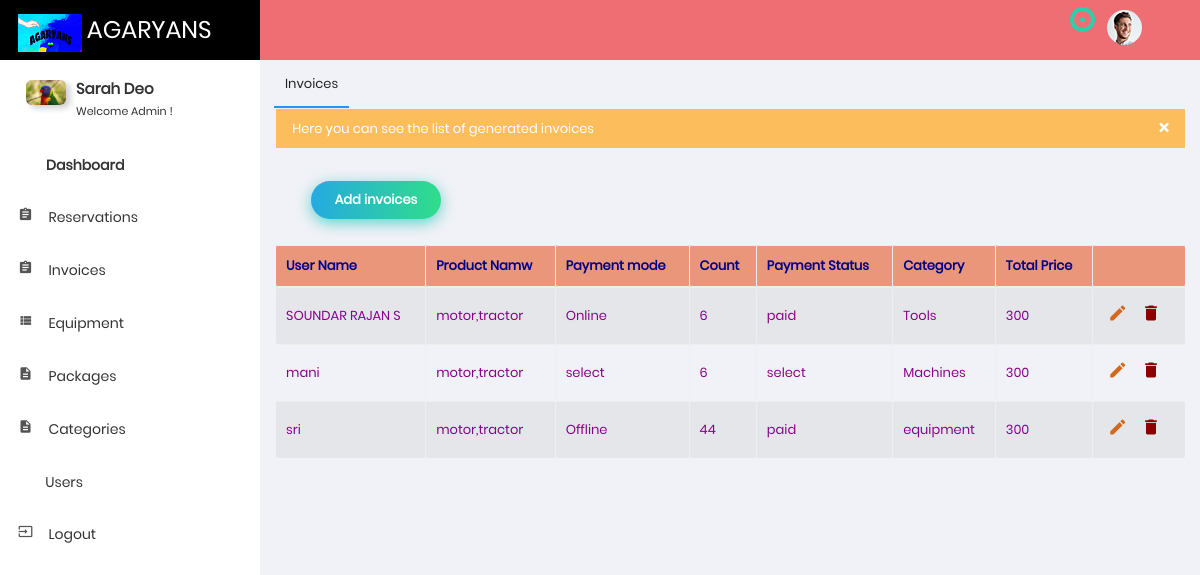
/invo, run on the app's committed database.
### sub_part/models.py (models this page shows, shortened)
class invoice(models.Model):
    name=models.CharField(max_length=100)
    product=models.CharField(max_length=1000)
    payment=models.CharField(max_length=1000)
    count=models.CharField(max_length=1000)
    status=models.CharField(max_length=1000)
    category=models.CharField(max_length=1000)
    price=models.CharField(max_length=1000)

### sub_part/views.py (the view)
# urls.py: path('invo',views.invo,name='invo'),
def invo(request):
    ex7=invoice.objects.all()
    return render(request,'invo.html',{'ex7':ex7})

### template/invo.html (shortened to what this page needs)
{% load static %}
<!DOCTYPE html>
<html lang="en">
<head>
   <link href="{% static 'assets/css/app.min.css' %}" rel="stylesheet">
   <link href="{% static 'assets/css/style.css' %}" rel="stylesheet" />
   <link href="{% static 'assets/css/styles/all-themes.css' %}" rel="stylesheet" />
</head>
<body class="light">
    <nav class="navbar">
        <div class="container-fluid">
            <div class="navbar-header">
                <a class="navbar-brand" href="{% url 'ind' %}">
                    <img src="{% static 'assets/images/logo.png' %}" alt="" />
                    <span class="logo-name">AGARYANS</span>
                </a>
            </div>
            <div class="collapse navbar-collapse" id="navbar-collapse">
                <ul class="nav navbar-nav navbar-left">
                    <li>
                        <a href="#" onClick="return false;" class="sidemenu-collapse">
                            <i class="nav-hdr-btn ti-align-left"></i>
                        </a>
                    </li>
                </ul>
                <ul class="nav navbar-nav navbar-right">
                    <li class="fullscreen">
                        <a href="javascript:;" class="fullscreen-btn">
                            <i class="nav-hdr-btn ti-fullscreen"></i>
                        </a>
                    </li>
                   <li class="dropdown">
                    <a href="#" onClick="return false;" class="dropdown-toggle" data-toggle="dropdown" role="button">
                        <i class="nav-hdr-btn ti-bell"></i>
                           <span class="notify"></span>
                        <span class="heartbeat"></span>
                    </a>
                </li>
                    <li class="dropdown user_profile">
                        <div class="dropdown-toggle" data-toggle="dropdown">
                            <img src="{% static 'assets/images/user.jpg' %}" alt="user">
                        </div>
                    </li>
                    <li class="pull-right">
                        <a href="#" onClick="return false;" class="js-right-sidebar" data-close="true">
                            <i class="nav-hdr-btn ti-layout-grid2"></i>
                        </a>
                    </li>
                </ul>
            </div>
        </div>
    </nav>
    <div>
        <aside id="leftsidebar" class="sidebar">
            <div class="menu">
                <ul class="list">
                    <li>
                        <div class="sidebar-profile clearfix">
                            <div class="profile-img">
                                <img src="{% static 'assets/images/usrbig.jpg' %}" alt="profile">
                            </div>
                            <div class="profile-info">
                                <h3>Sarah Deo</h3>
                                <p>Welcome Admin !</p>
                            </div>
                        </div>
                    </li>
                    <li class="active">
                        <a href="{% url 'ind' %}" >
                            <i class="menu-icon ti-home"></i>
                            <span>Dashboard</span>
                        </a>
                        <a href="{% url 'reser' %}" class="active">
                            <i class="material-icons">assignment</i>
                            <span>Reservations</span>
                        </a>
                        <a href="{% url 'invo' %}" class="active">
                            <i class="material-icons">assignment</i>
                            <span>Invoices</span>
                        </a>
                         <a href="{% url 'one' %}">
                            <i class="material-icons">view_list</i>
                            <span>Equipment</span>
                        </a>
                         <a href="{% url 'tee' %}" >
                             <i class="material-icons">description</i>
                            <span>Packages</span>
                        </a>
                         <a href="{% url 'ff' %}" >
                             <i class="material-icons">description</i>
                            <span>Categories</span>
                        </a>
                         <a href="{% url 'gg' %}" >
                            <i class="fas fa-user-friends"></i>
                            <span>Users</span>
                        </a>
                         <a href="{% url 'logout' %}"  >
                            <i class="material-icons">input</i>
                            <span>Logout</span>
                        </a>
                    </li>
                </ul>
            </div>
        </aside>
    </div>
            <section class="content">
        <div class="container-fluid">
            <div class="row">
                        <div class="body">
                            <ul class="nav nav-tabs" role="tablist">
                                <li role="presentation">
                                    <a href="{% url 'invo' %}" class="active show">
                                        Invoices
                                    </a>
                                </li>
                            </ul>
                            </div>
                        </div>
                    </div>
             <div class="alert alert-warning alert-dismissible" role="alert">
                                <button type="button" class="close" data-dismiss="alert" aria-label="Close">
                                    <span aria-hidden="true">&times;</span>
                                </button>
                               Here you can see the list of generated invoices
                            </div></div>
         <div class="body">
            <div class="col-md-12 col-sm-6 col-md-6 col-lg-6">
                <a href="{% url 'invoi' %}">    <button type="button" class="btn-hover btn-border-radius color-1" data-toggle="modal" data-target=".bd-example-modal-md">Add invoices </button></a></div>
                  </div>
                            <div class="table-responsive">
                                <table class="table table-bordered table-striped table-hover js-basic-example dataTable">
                                    <thead>
                                        <tr style="background-color: darksalmon;color: darkblue;">
                                            <th>User Name</th>
                                            <th>Product Namw</th>
                                            <th>Payment mode</th>
                                            <th>Count</th>
                                            <th>Payment Status</th>
                                            <th>Category</th>
                                            <th>Total Price</th>
                                            <th></th>
                                        </tr>
                                    </thead>
                                    <tbody>
                                        {% for i in ex7 %}
                                        <tr style="color: darkmagenta;">
                                            <td>{{i.name}}</td>
                                            <td>{{i.product}}</td>
                                            <td>{{i.payment}}</td>
                                            <td>{{i.count}}</td>
                                            <td>{{i.status}}</td>
                                            <td>{{i.category}}</td>
                                            <td>{{i.price}}</td>
                                            <td><button class="btn tblActnBtn">
                                                    <i class="material-icons"><a href="edit_invoices/{{i.id}}" style="color: chocolate;">mode_edit</a></i>
                                                </button>
                                                <button class="btn tblActnBtn">
                                                    <i class="material-icons"><a href="delete_invoices/{{i.id}}" style="color: darkred;">delete</a></i>
                                                </button></td>
                                        </tr>
                                        {% endfor %}
                                </table>
                            </div>
</section>
</body>

### data on the page
invoice: name "SOUNDAR RAJAN S", product "motor,tractor", payment "Online", count "6", status "paid", category "Tools", price "300"
invoice: name "mani", product "motor,tractor", payment "select", count "6", status "select", category "Machines", price "300"
invoice: name "sri", product "motor,tractor", payment "Offline", count "44", status "paid", category "equipment", price "300"
